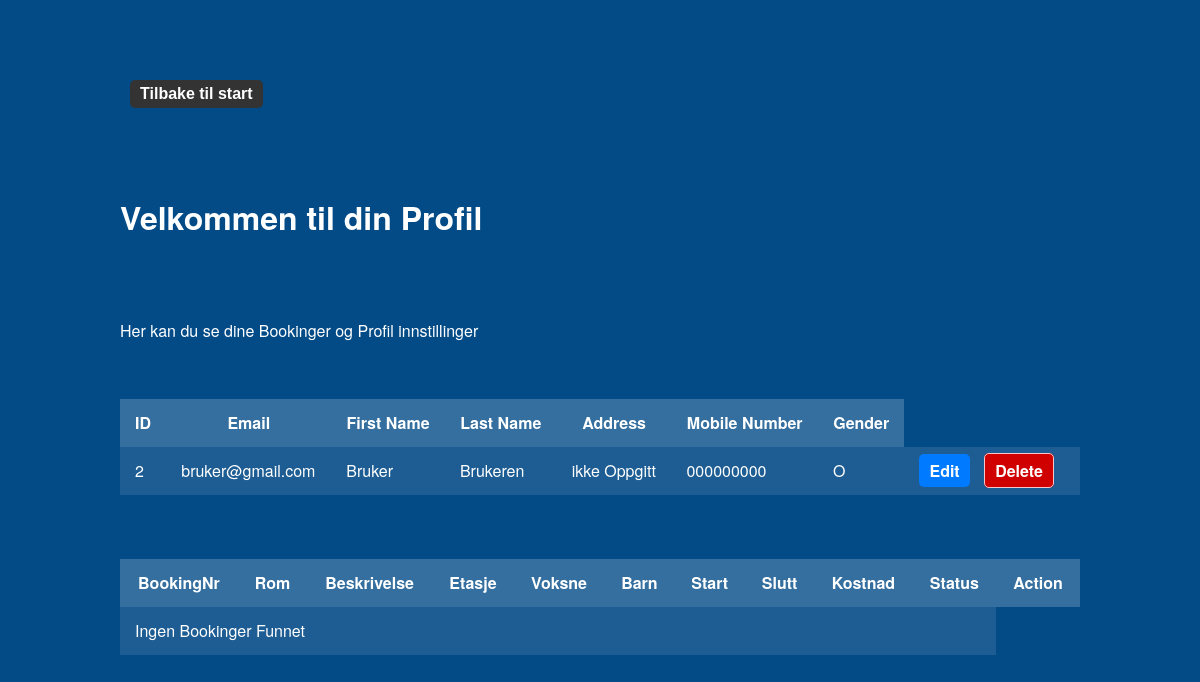
The page /views/userLogic/profil.php (signed in) on the database its author committed.
### tables this page shows
CREATE TABLE `profil` (
  `brukerId` int(11) NOT NULL,
  `navn` varchar(50) NOT NULL,
  `etternavn` varchar(50) NOT NULL,
  `adresse` varchar(100) DEFAULT NULL,
  `mobilNummer` varchar(15) DEFAULT NULL,
  `kjonn` enum('M','F','O') DEFAULT NULL
);

CREATE TABLE `bruker` (
  `id` int(11) NOT NULL,
  `epost` varchar(100) NOT NULL,
  `passord` varchar(500) NOT NULL,
  `opprettet` datetime DEFAULT current_timestamp(),
  `rolleId` int(11) DEFAULT 1,
  `locked_until` datetime DEFAULT NULL
);

### service/userService.inc.php (called while the page is built, shortened)
<?php
require_once __DIR__ . "/../inc/config.inc.php";
function getUserById($brukerId) {
    global $conn;
    $sql = "SELECT b.id, b.epost, b.rolleId, p.navn, p.etternavn, p.adresse, p.mobilNummer, p.kjonn
            FROM Bruker b
            LEFT JOIN Profil p ON b.id = p.brukerId
            WHERE b.id = ?";
    $stmt = mysqli_prepare($conn, $sql);
    mysqli_stmt_bind_param($stmt, "i", $brukerId);
    mysqli_stmt_execute($stmt);
    $result = mysqli_stmt_get_result($stmt);
    return mysqli_fetch_assoc($result);
}

### views/userLogic/profil.php (the view, shortened to what this page needs)
<?php
include '../../service/userService.inc.php';
include '../../service/bookingService.inc.php';
$bookings = getBookingByUser($brukerId);
$user = getUserById($_SESSION['brukerId']);
?>
<!DOCTYPE html>
<html lang="en">
<head>
    <link rel="stylesheet" href="../../css/profil.css">
</head>
<body>
<div class="tilbakeKnapp">
    <a href="../../index.php">
        <button type="button">Tilbake til start</button>
        <br>
    </a>
    <br>
</div>
<div class="container">
    <h1>Velkommen til din Profil</h1>
</div>
<div class="container">
    <p>Her kan du se dine Bookinger og Profil innstillinger</p>
</div>
<div class="container mt-5">
    <table class="table table-striped">
        <thead>
        <tr>
            <th>ID</th>
            <th>Email</th>
            <th>First Name</th>
            <th>Last Name</th>
            <th>Address</th>
            <th>Mobile Number</th>
            <th>Gender</th>
        </tr>
        </thead>
        <tbody>
        <?php if (!empty($user)): ?>
            <tr>
                <td><?php echo $user['id']; ?></td>
                <td><?php echo $user['epost']; ?></td>
                <td><?php echo $user['navn']; ?></td>
                <td><?php echo $user['etternavn']; ?></td>
                <td><?php echo $user['adresse']; ?></td>
                <td><?php echo $user['mobilNummer']; ?></td>
                <td><?php echo $user['kjonn']; ?></td>
                <td>
                    <a href="redigerBruker.php?id=<?php echo $user['id']; ?>" class="btn btn-primary">Edit</a>
                    <a href="slettBruker.php?id=<?php echo $user['id']; ?>" class="btn btn-danger btn-sm"
                       onclick="return confirm('Er du sikker på at du vil slette denne brukeren?');">Delete</a>
                </td>
            </tr>
        <?php else: ?>
            <tr>
                <td colspan="7" class="text-center">No users found</td>
            </tr>
        <?php endif; ?>
        </tbody>
    </table>
</div>
<br>
<div class="container mt-5">
    <table class="table table-striped">
        <thead>
        <tr>
            <th>BookingNr</th>
            <th>Rom</th>
            <th>Beskrivelse</th>
            <th>Etasje</th>
            <th>Voksne</th>
            <th>Barn</th>
            <th>Start</th>
            <th>Slutt</th>
            <th>Kostnad</th>
            <th>Status</th>
            <th>Action</th>
        </tr>
        </thead>
        <tbody>
        <?php if (!empty($bookings)): ?>
            <?php foreach ($bookings as $booking): ?>
                <tr>
                    <td><?php echo $booking->id; ?></td>
                    <td><?php echo $booking->room->navn; ?></td>
                    <td><?php echo $booking->room->beskrivelse; ?></td>
                    <td><?php echo $booking->room->etasje; ?></td>
                    <td><?php echo $booking->antallVoksne; ?></td>
                    <td><?php echo $booking->antallBarn; ?></td>
                    <td><?php echo $booking->startPeriode; ?></td>
                    <td><?php echo $booking->sluttPeriode; ?></td>
                    <td><?php echo $booking->totalPris; ?></td>
                    <td><?php echo $booking->status; ?></td>
                    <td>
                        <?php if ($booking->status == 'confirmed'): ?>
                            <a href="../bookingLogic/cancelBooking.php?id=<?php echo $booking->id; ?>" class="btn btn-danger btn-sm"
                               onclick="return confirm('Er du sikker på at du vil kansellere denne bookingen?');">Cancel</a>
                        <?php endif; ?>
                    </td>
                </tr>
            <?php endforeach; ?>
        <?php else: ?>
            <tr>
                <td colspan="10" class="text-center">Ingen Bookinger Funnet</td>
            </tr>
        <?php endif; ?>
        </tbody>
    </table>
</div>
</body>
</html>

### css/profil.css (style rules this page uses)
body { background-color: rgb(3, 75, 135); color: white; min-height: 100vh; box-sizing: border-box; padding-top: 10vh; font-family: "HelveticaNeue-Light", "Helvetica Neue Light", "Helvetica Neue", Helvetica, Arial, "Lucida Grande", sans-serif; font-weight: 300; line-height: 1.5; max-width: 60rem; margin: 0 auto; font-size: 100%; display: flex; flex-direction: column; align-items: center; }
body, h2, p, a, th, td { color: white !important; }
.container { width: 100%; padding: 20px; }
table { color: white; width: 100%; margin-bottom: 30px; border-collapse: collapse; margin: 0 auto; }
.table-striped > tbody > tr:nth-of-type(odd) { background-color: rgba(255, 255, 255, 0.1); }
th, td { padding: 12px 15px; }
th { background-color: rgba(255, 255, 255, 0.2); }
button { margin-top: 10px; padding: 10px 20px; background-color: #007bff; border: none; color: white; font-size: 16px; border-radius: 5px; cursor: pointer; }
a { text-decoration: none; }
.btn { margin-right: 5px; }
button, .btn { padding: 5px 10px; font-size: 16px; font-weight: bold; border: none; border-radius: 5px; cursor: pointer; text-align: center; transition: background-color 0.3s ease, transform 0.2s ease; }
.btn-primary { background-color: #007bff; color: white; }
.btn-danger { background-color: #d10000; color: white; }
.btn-sm { color: #721c24; border: 1px solid #f5c6cb; }
td .btn { margin-right: 10px; }
.tilbakeKnapp { width: 100%; text-align: left; padding-left: 20px; margin-bottom: 20px; }
.tilbakeKnapp button { margin: 0; background-color: #333; }

### rows shown on the page
profil: brukerId "2", brukerId.epost "bruker@gmail.com", navn "Bruker", etternavn "Brukeren", adresse "ikke Oppgitt", mobilNummer "000000000", kjonn "O"
